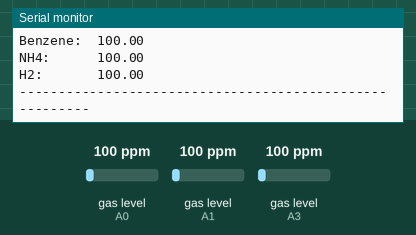
Recording of a sketch running on a simulated Arduino Nano, built with avr-gcc and run on an emulated ATmega328P. Parts: the last lines printed to the serial monitor. The test bench sets the inputs (shaded band); at power-on: gas level (sensors on A0, A1, A3) 100 ppm.

Above: at 1.2 s.
1.3 s: gas level (sensor on A0) set to 20 ppm
7.3 s: gas level (sensor on A1) set to 20 ppm
At 11.1 s:
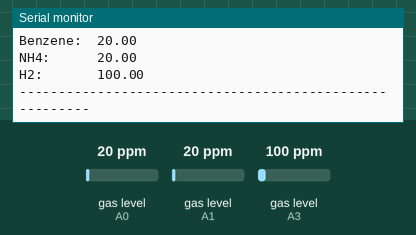
13.3 s: gas level (sensor on A3) set to 20 ppm
19.3 s: gas level (sensor on A0) set to 250 ppm
At 21.2 s:
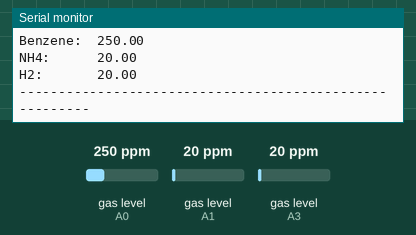
25.3 s: gas level (sensor on A1) set to 250 ppm
At 31.1 s:
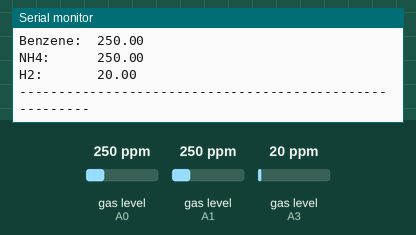
31.3 s: gas level (sensor on A3) set to 250 ppm
Timing chart, 0 to 34.3 s (numbered marks = the images above; inputs shaded):
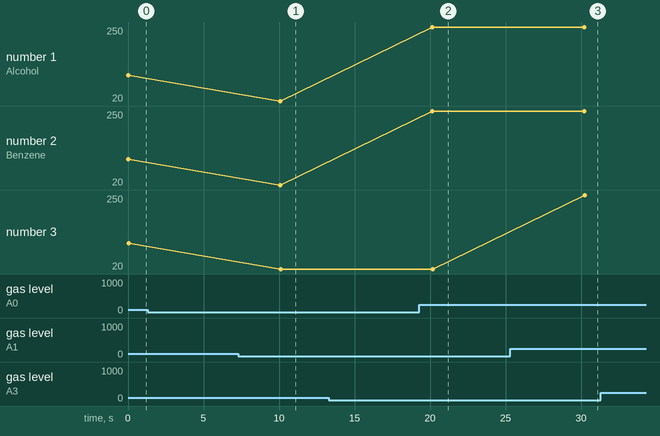

The sketch:

ONE.ino
```cpp
#include <MQUnifiedsensor.h>

#define         Board                   ("Arduino NANO")
#define         Pin3                     (A0)  //Analog input 0 of your arduino
#define         Pin135                   (A1)  //Analog input 1 of your arduino
#define         Pin8                     (A3)  //Analog input 2 of your arduino

#define         RatioMQ3CleanAir          (60) //RS / R0 = 60 ppm
#define         RatioMQ135CleanAir        (3.6) //RS / R0 = 10 ppm
#define         RatioMQ8CleanAir          (70) //RS / R0 = 70 ppm
#define         ADC_Bit_Resolution        (10) // 10 bit ADC
#define         Voltage_Resolution        (5) // Volt resolution to calc the voltage
#define         Type                      ("Arduino NANO") //Board used
//Declare Sensor
MQUnifiedsensor MQ3(Board, Voltage_Resolution, ADC_Bit_Resolution, Pin3, Type);
MQUnifiedsensor MQ135(Board, Voltage_Resolution, ADC_Bit_Resolution, Pin135, Type);
MQUnifiedsensor MQ8(Board, Voltage_Resolution, ADC_Bit_Resolution, Pin8, Type);

void setup() {
  Serial.begin(9600);

  MQ3.init();
  MQ3.setRegressionMethod(1); //_PPM =  a*ratio^b
  MQ3.setR0(0.45);
  MQ135.init();
  MQ135.setRegressionMethod(1); //_PPM =  a*ratio^b
  MQ135.setR0(9.03);
  MQ8.init();
  MQ8.setRegressionMethod(1); //_PPM =  a*ratio^b
  MQ8.setR0(0.91);

//While calibrating Your sensor Uncomment this calibration portion and calibrate for R0.
  /*****************************  MQ CAlibration ********************************************
  Serial.print("Calibrating please wait.");
  float  MQ3calcR0 = 0,
         MQ4calcR0 = 0,
         MQ135calcR0 = 0,
         MQ7calcR0 = 0,
         MQ8calcR0 = 0,
         MQ9calcR0 = 0;
  for (int i = 1; i <= 10; i ++)
  {
    //Update the voltage lectures
    MQ3.update();
    MQ4.update();
    MQ135.update();
    MQ7.update();
    MQ8.update();
    MQ9.update();

    MQ3calcR0 += MQ3.calibrate(RatioMQ3CleanAir);
    MQ4calcR0 += MQ4.calibrate(RatioMQ4CleanAir);
    MQ135calcR0 += MQ135.calibrate(RatioMQ135CleanAir);
    MQ7calcR0 += MQ7.calibrate(RatioMQ7CleanAir);
    MQ8calcR0 += MQ8.calibrate(RatioMQ8CleanAir);
    MQ9calcR0 += MQ9.calibrate(RatioMQ9CleanAir);

    Serial.print(".");
  }
  MQ3.setR0(MQ3calcR0 / 10);
  MQ4.setR0(MQ4calcR0 / 10);
  MQ135.setR0(MQ135calcR0 / 10);
  MQ7.setR0(MQ7calcR0 / 10);
  MQ8.setR0(MQ8calcR0 / 10);
  MQ9.setR0(MQ9calcR0 / 10);
  Serial.println("  done!.");

  Serial.print("(MQ3 - MQ9):");
  Serial.print(MQ3calcR0 / 10); Serial.print(" | ");
  Serial.print(MQ4calcR0 / 10); Serial.print(" | ");
  Serial.print(MQ135calcR0 / 10); Serial.print(" | ");
  Serial.print(MQ7calcR0 / 10); Serial.print(" | ");
  Serial.print(MQ8calcR0 / 10); Serial.print(" | ");
  Serial.print(MQ9calcR0 / 10); Serial.println(" |");

  /*****************************  MQ CAlibration ********************************************/
}

void loop() {
  //Update the voltage lectures
  MQ3.update();
  MQ135.update();
  MQ8.update();

  MQ3.setA(0.3934); MQ3.setB(-1.504); //Alcohol
float Alcohol = MQ3.readSensor();

  MQ3.setA(4.8387); MQ3.setB(-2.68); //Benzene
float Benzene = MQ3.readSensor();


  MQ135.setA(102.2 ); MQ135.setB(-2.473); //NH4
float NH4 = MQ135.readSensor();


  MQ8.setA(976.97); MQ8.setB(-0.688); // H2
float H2 = MQ8.readSensor();


  Serial.print("Alcohol:  "); Serial.println(Alcohol);
  Serial.print("Benzene:  "); Serial.println(Benzene);
  Serial.print("NH4:      "); Serial.println(NH4);
  Serial.print("H2:       "); Serial.println(H2);
  Serial.println("--------------------------------------------------------");
delay (10000);
}
```

Measured:
- after the input at 7.3 s, the serial monitor: prints a new line after 2.8 s (image 1)
- after the input at 19.3 s, the serial monitor: prints a new line after 0.84 s (image 2)
- after the input at 25.3 s, the serial monitor: prints a new line after 4.9 s (image 3)
- plotted number 1: 20 → 250 after the input at 19.3 s
- plotted number 2: 20 → 250 after the input at 19.3 s
